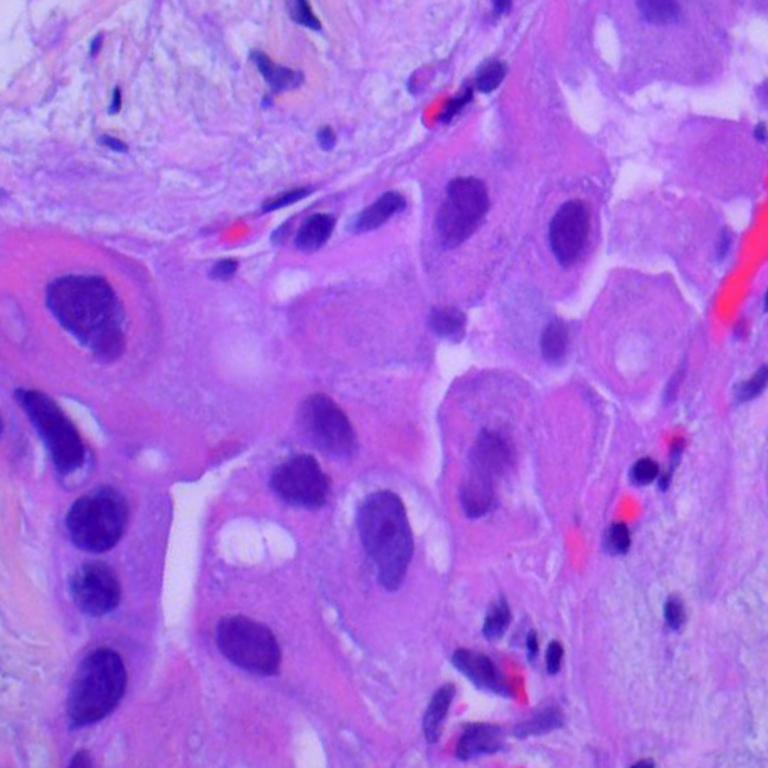
#> input picture lungaca1.jpeg, 768 x 768 px
$ jupyter execute --allow-errors 'Using a Simple Classification Technique.ipynb'
#> lines starting #> are read from the running program, lines starting #| are printed output that depends on the picture; after the words box and inside, x2 and y2 are one past the last pixel; in counts of white or black regions, pixels touching at a corner belong together
[cell 1]
# Import necessary libraries
import cv2
import numpy as np
from skimage import filters, morphology, measure
from sklearn.model_selection import train_test_split, cross_val_score
from sklearn.feature_selection import SelectKBest, f_classif
from sklearn.svm import SVC
from sklearn.metrics import accuracy_score, confusion_matrix, classification_report
from skimage.color import gray2rgb
import matplotlib.pyplot as plt

[cell 2]
# Load the histopathology image
img = cv2.imread('lungaca1.jpeg')
#> img is the input picture: shape (768, 768, 3); mean B, G, R 226.2, 105.7, 170

[cell 3]
# Preprocessing
gray = cv2.cvtColor(img, cv2.COLOR_BGR2GRAY)
norm = cv2.normalize(gray, None, alpha=0, beta=255, norm_type=cv2.NORM_MINMAX)
noise_removed = cv2.fastNlMeansDenoising(norm, h=10, templateWindowSize=7, searchWindowSize=21)
contrast_enhanced = cv2.equalizeHist(noise_removed)
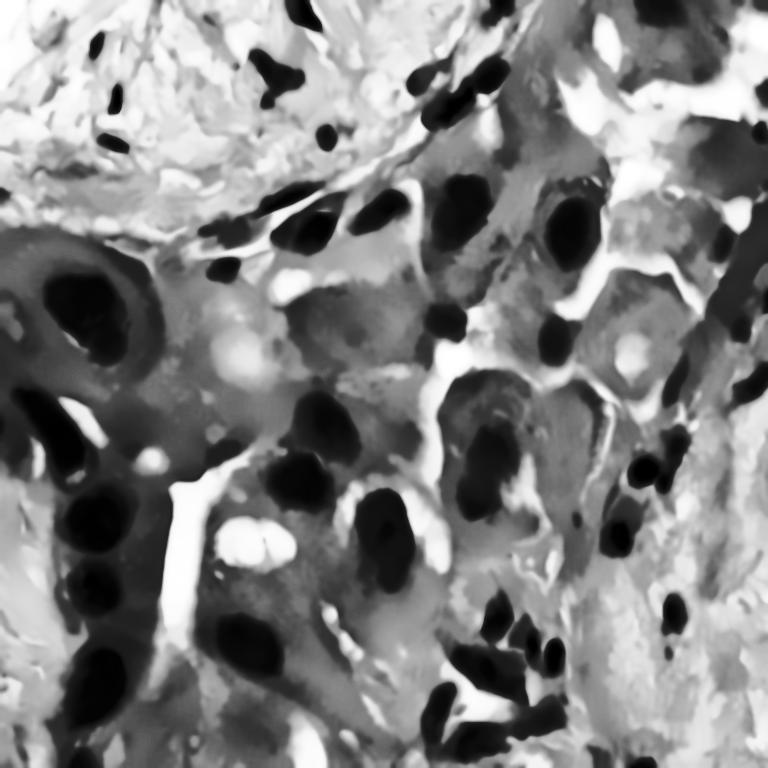
#> contrast_enhanced: shape (768, 768); min 0, max 255, mean 128.6

[cell 4]
# Image Segmentation
thresh = filters.threshold_otsu(contrast_enhanced)
#> thresh = 126
binary = contrast_enhanced > thresh
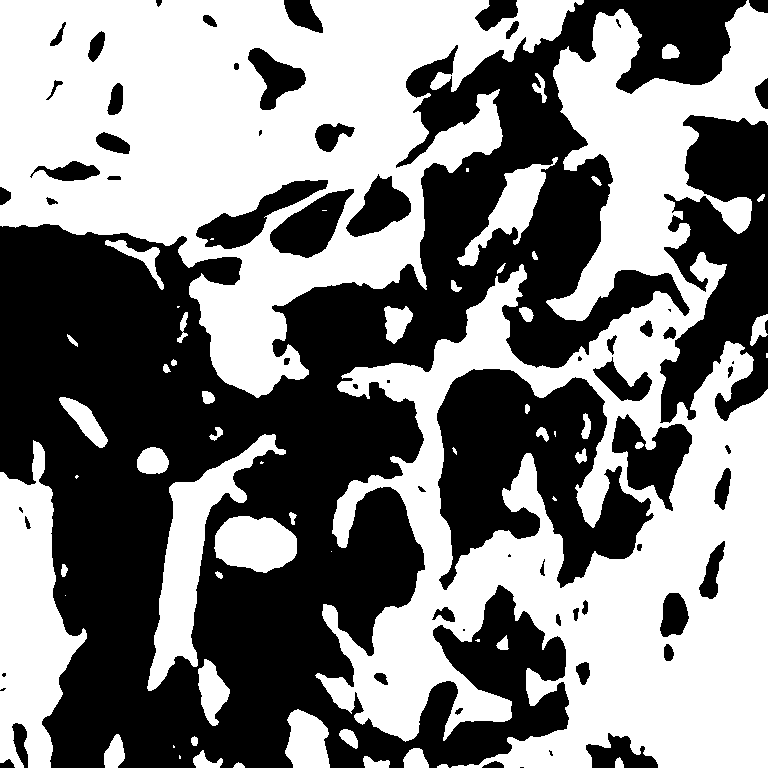
#> binary: shape (768, 768) bool; 50.6% white; 67 black regions (12 under 20 px), largest, box (x1, y1, x2, y2) and area: (0, 0, 747, 768) 218498, (437, 369, 654, 590) 26419, (660, 115, 768, 423) 20503
edges = filters.sobel(binary)
dilation = morphology.dilation(edges, morphology.disk(2))

#> (a cell that did not finish here is left out)

#> (a cell that did not finish here is left out)

[cell 7]
# Testing
import os
if os.path.isfile('lungaca2.jpeg'):
    test_img = cv2.imread('lungaca2.jpeg')
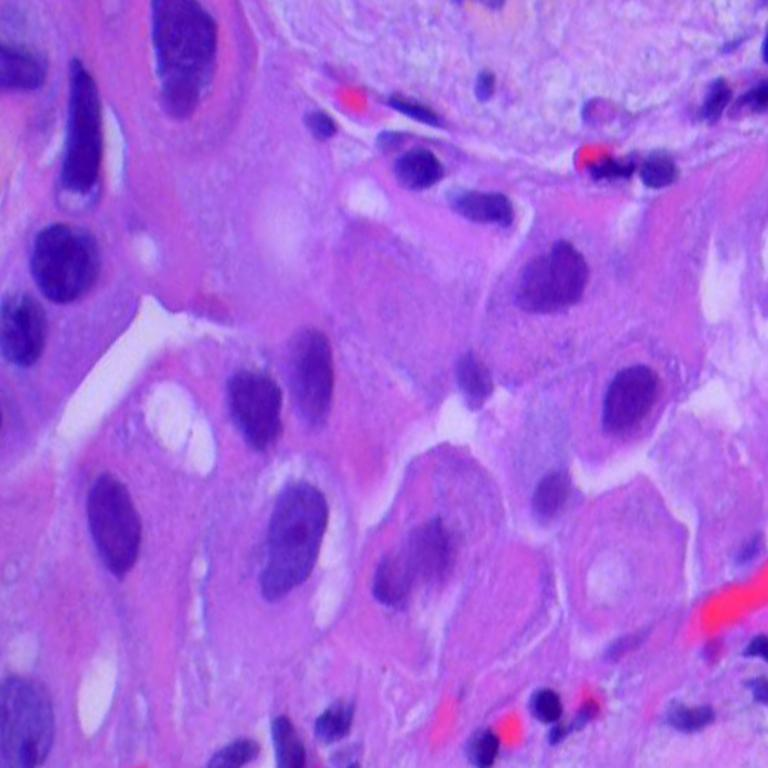
#> input picture lungaca2.jpeg, 768 x 768 px
#> test_img is the input picture: shape (768, 768, 3); mean B, G, R 225.4, 98.6, 167.4
    test_gray = cv2.cvtColor(test_img, cv2.COLOR_BGR2GRAY)
    test_norm = cv2.normalize(test_gray, None, alpha=0, beta=255, norm_type=cv2.NORM_MINMAX)
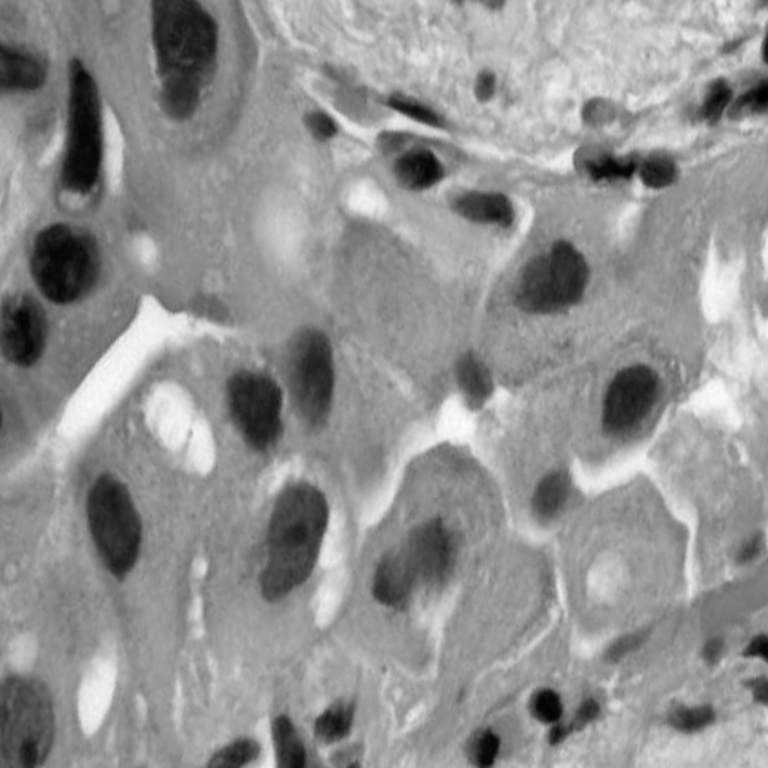
#> test_norm: shape (768, 768); min 0, max 255, mean 145.3
    test_noise_removed = cv2.fastNlMeansDenoising(test_norm, h=10, templateWindowSize=7, searchWindowSize=21)
    test_contrast_enhanced = cv2.equalizeHist(test_noise_removed)
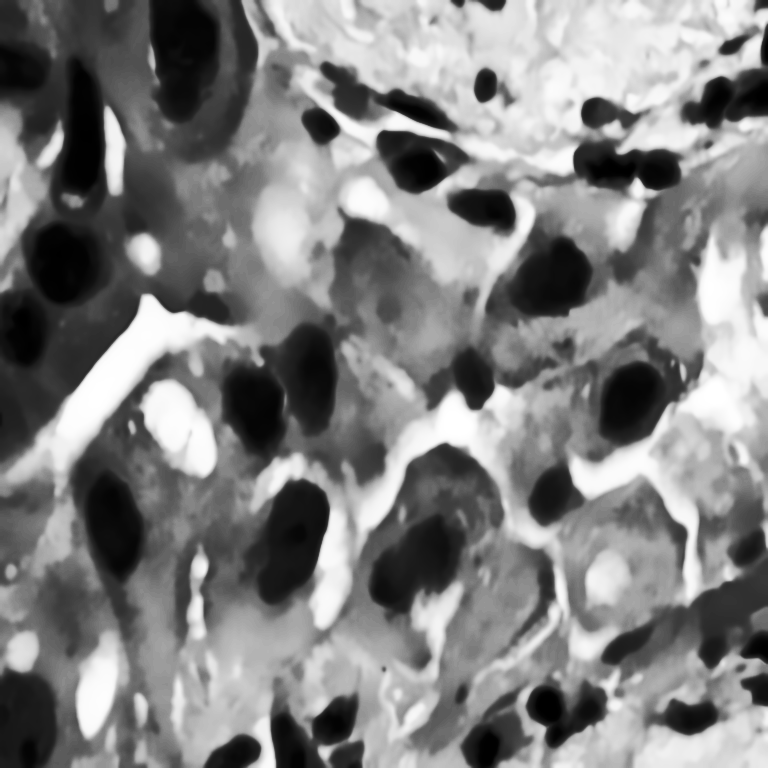
#> test_contrast_enhanced: shape (768, 768); min 0, max 255, mean 128.7
    test_thresh = filters.threshold_otsu(test_contrast_enhanced)
#> test_thresh = 123
    test_binary = test_contrast_enhanced > test_thresh
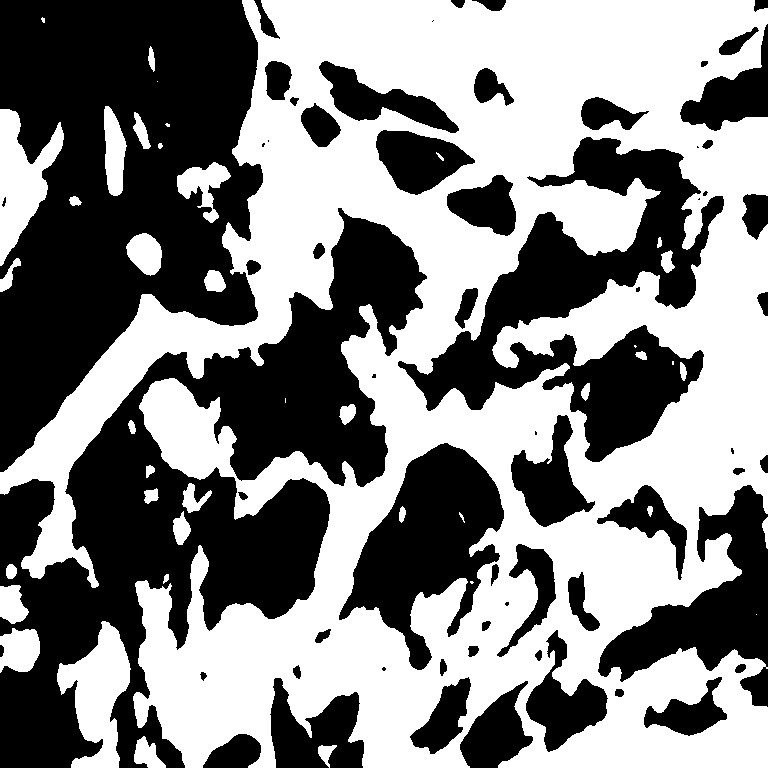
#> test_binary: shape (768, 768) bool; 51.7% white; 63 black regions (12 under 20 px), largest, box (x1, y1, x2, y2) and area: (0, 208, 427, 768) 85985, (0, 0, 263, 472) 79177, (398, 137, 724, 462) 36656
    test_edges = filters.sobel(test_binary)
    test_dilation = morphology.dilation(test_edges, morphology.disk(2))
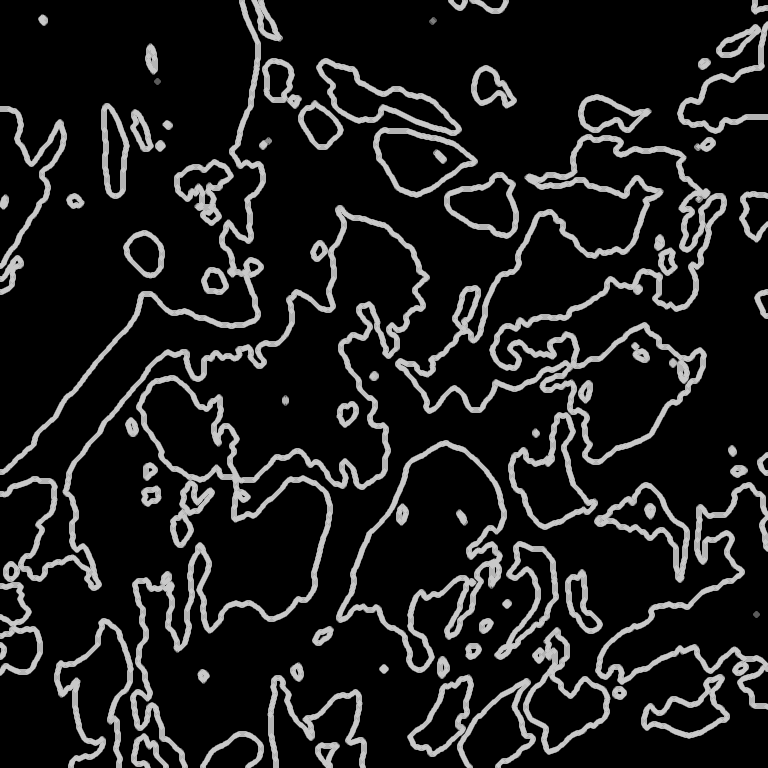
#> test_dilation: shape (768, 768) float64; min 0, max 0.791, mean 0.118
    test_label = measure.label(test_dilation)
#> test_label: shape (768, 768) int64; every value is 0
    test_regions = measure.regionprops(test_label, intensity_image=test_gray)
#> test_regions = []
    test_features = []
    for region in test_regions:
        test_features.append([region.area, region.perimeter, region.eccentricity, region.mean_intensity])
#> this loop made 0 passes
#> after the loop, test_features = []
    test_features = np.array(test_features)
#> test_features = empty array
    if test_features.size > 0:
        test_X = selector.transform(test_features)
        if test_X.size > 0:
            test_y_pred = svm.predict(test_X)
        else:
            print("Error: selected feature set is empty")
    else:
        print("Error: no regions found in test image")
else:
    print("Error: 'test_image.jpg' not found or not readable by OpenCV.")

[cell 8]
# Visualization
heatmap = gray2rgb(test_contrast_enhanced)
for i, region in enumerate(test_regions):
    if test_y_pred[i] == 1:
        heatmap[region.bbox[0]:region.bbox[2], region.bbox[1]:region.bbox[3], 0] = 255
plt.imshow(heatmap)
plt.show()
